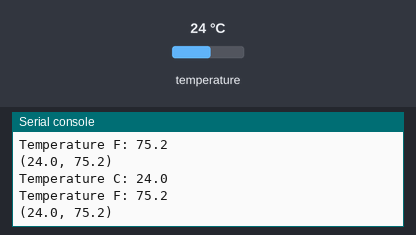
Simulated run of this program. Board: Circuit Playground running CircuitPython. On the bench: the last lines printed to the serial console. The inputs (shaded band) are chosen by the test bench; at power-on: temperature 24 °C.

Above: at 1.2 s.
1.3 s: temperature set to 12 °C
At 1.32 s:
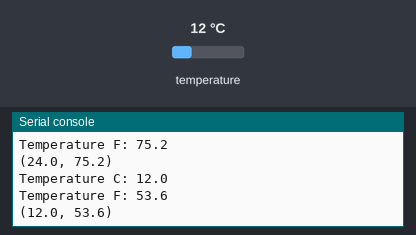
2.8 s: temperature set to 19 °C
At 5.67 s:
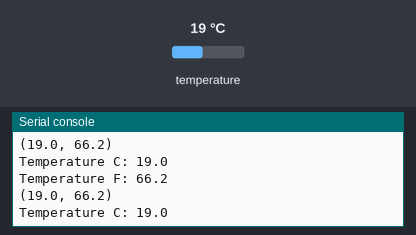
Timing chart, 0 to 7.2 s (numbered marks = the images above; inputs shaded):
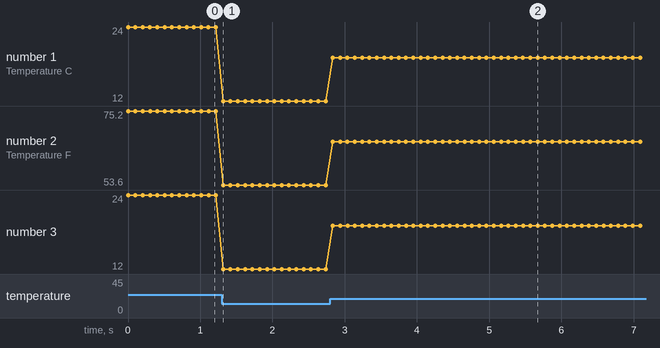

Measured:
- after the input at 1.3 s, the serial console: prints a new line at once (image 1)
- after the input at 2.8 s, the serial console: prints a new line at once (image 2)
- plotted number 1: 24 → 12 after the input at 1.3 s, 12 → 19 after the input at 2.8 s
- plotted number 2: 75.2 → 53.6 after the input at 1.3 s, 53.6 → 66.2 after the input at 2.8 s
- plotted number 3: 24 → 12 after the input at 1.3 s, 12 → 19 after the input at 2.8 s

The program:

cpx_temperture_plotter.py
```python
"""If you're using Mu, this example will plot the temperature in C and F on the plotter! Click
"Plotter" to open it, and place your finger over the sensor to see the numbers change. The
sensor is located next to the picture of the thermometer on the CPX."""
import time
from adafruit_circuitplayground.express import cpx

while True:
    print("Temperature C:", cpx.temperature)
    print("Temperature F:", cpx.temperature * 1.8 + 32)
    print((cpx.temperature, cpx.temperature * 1.8 + 32))
    time.sleep(0.1)
```
